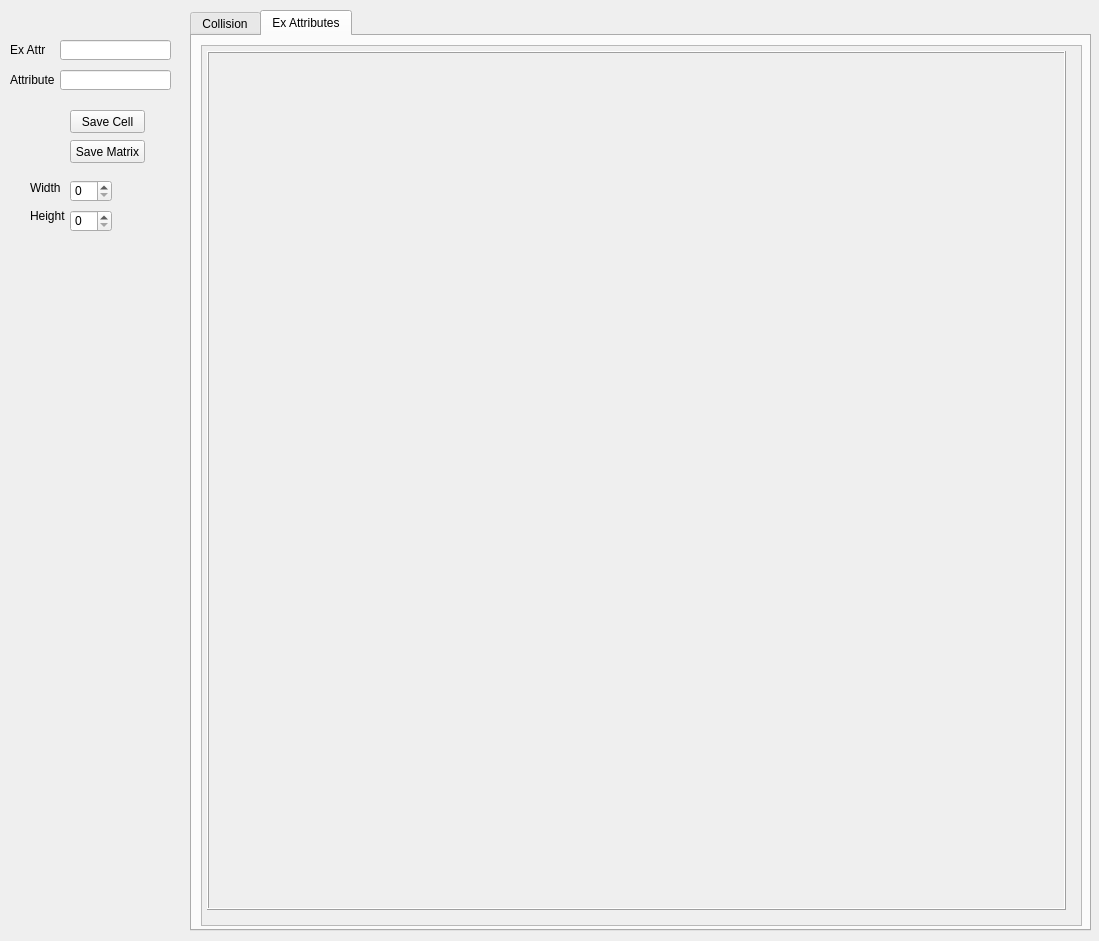
<?xml version="1.0" encoding="UTF-8"?>
<ui version="4.0">
 <class>CollisionEditor</class>
 <widget class="QWidget" name="CollisionEditor">
  <property name="geometry">
   <rect>
    <x>0</x>
    <y>0</y>
    <width>1099</width>
    <height>941</height>
   </rect>
  </property>
  <property name="windowTitle">
   <string>Form</string>
  </property>
  <widget class="QSpinBox" name="uiColHeightSB">
   <property name="geometry">
    <rect>
     <x>70</x>
     <y>210</y>
     <width>42</width>
     <height>22</height>
    </rect>
   </property>
  </widget>
  <widget class="QLabel" name="colValueLabel">
   <property name="geometry">
    <rect>
     <x>10</x>
     <y>70</y>
     <width>71</width>
     <height>20</height>
    </rect>
   </property>
   <property name="text">
    <string>Attribute</string>
   </property>
  </widget>
  <widget class="QLabel" name="colHeightLabel">
   <property name="geometry">
    <rect>
     <x>30</x>
     <y>200</y>
     <width>47</width>
     <height>31</height>
    </rect>
   </property>
   <property name="text">
    <string>Height</string>
   </property>
  </widget>
  <widget class="QLabel" name="colWidthLabel">
   <property name="geometry">
    <rect>
     <x>30</x>
     <y>172</y>
     <width>47</width>
     <height>31</height>
    </rect>
   </property>
   <property name="text">
    <string>Width</string>
   </property>
  </widget>
  <widget class="QPushButton" name="btnColSaveCell">
   <property name="geometry">
    <rect>
     <x>70</x>
     <y>110</y>
     <width>75</width>
     <height>23</height>
    </rect>
   </property>
   <property name="text">
    <string>Save Cell</string>
   </property>
  </widget>
  <widget class="QLineEdit" name="uiColValue">
   <property name="geometry">
    <rect>
     <x>60</x>
     <y>70</y>
     <width>111</width>
     <height>20</height>
    </rect>
   </property>
  </widget>
  <widget class="QSpinBox" name="uiColWidthSB">
   <property name="geometry">
    <rect>
     <x>70</x>
     <y>180</y>
     <width>42</width>
     <height>22</height>
    </rect>
   </property>
  </widget>
  <widget class="QPushButton" name="btnColSaveMatrix">
   <property name="geometry">
    <rect>
     <x>70</x>
     <y>140</y>
     <width>75</width>
     <height>23</height>
    </rect>
   </property>
   <property name="text">
    <string>Save Matrix</string>
   </property>
  </widget>
  <widget class="QTabWidget" name="tabWidget">
   <property name="geometry">
    <rect>
     <x>190</x>
     <y>10</y>
     <width>901</width>
     <height>921</height>
    </rect>
   </property>
   <property name="sizePolicy">
    <sizepolicy hsizetype="Preferred" vsizetype="Preferred">
     <horstretch>0</horstretch>
     <verstretch>0</verstretch>
    </sizepolicy>
   </property>
   <property name="currentIndex">
    <number>1</number>
   </property>
   <widget class="QWidget" name="tab">
    <attribute name="title">
     <string>Collision</string>
    </attribute>
    <widget class="QScrollArea" name="scrollArea">
     <property name="geometry">
      <rect>
       <x>9</x>
       <y>9</y>
       <width>881</width>
       <height>881</height>
      </rect>
     </property>
     <property name="verticalScrollBarPolicy">
      <enum>Qt::ScrollBarAsNeeded</enum>
     </property>
     <property name="horizontalScrollBarPolicy">
      <enum>Qt::ScrollBarAsNeeded</enum>
     </property>
     <property name="sizeAdjustPolicy">
      <enum>QAbstractScrollArea::AdjustIgnored</enum>
     </property>
     <property name="widgetResizable">
      <bool>true</bool>
     </property>
     <property name="alignment">
      <set>Qt::AlignLeading|Qt::AlignLeft|Qt::AlignTop</set>
     </property>
     <widget class="QWidget" name="scrollAreaWidgetContents">
      <property name="geometry">
       <rect>
        <x>0</x>
        <y>0</y>
        <width>879</width>
        <height>879</height>
       </rect>
      </property>
      <layout class="QVBoxLayout" name="verticalLayout_2">
       <property name="leftMargin">
        <number>5</number>
       </property>
       <property name="topMargin">
        <number>5</number>
       </property>
       <property name="rightMargin">
        <number>15</number>
       </property>
       <property name="bottomMargin">
        <number>15</number>
       </property>
       <item>
        <widget class="ClickLabel" name="uiColMap">
         <property name="sizePolicy">
          <sizepolicy hsizetype="Preferred" vsizetype="Preferred">
           <horstretch>0</horstretch>
           <verstretch>0</verstretch>
          </sizepolicy>
         </property>
         <property name="minimumSize">
          <size>
           <width>0</width>
           <height>0</height>
          </size>
         </property>
         <property name="frameShape">
          <enum>QFrame::Box</enum>
         </property>
         <property name="frameShadow">
          <enum>QFrame::Raised</enum>
         </property>
         <property name="text">
          <string/>
         </property>
         <property name="scaledContents">
          <bool>false</bool>
         </property>
         <property name="alignment">
          <set>Qt::AlignLeading|Qt::AlignLeft|Qt::AlignTop</set>
         </property>
        </widget>
       </item>
      </layout>
     </widget>
    </widget>
   </widget>
   <widget class="QWidget" name="tab_2">
    <attribute name="title">
     <string>Ex Attributes</string>
    </attribute>
    <widget class="QScrollArea" name="scrollArea_2">
     <property name="geometry">
      <rect>
       <x>9</x>
       <y>9</y>
       <width>881</width>
       <height>881</height>
      </rect>
     </property>
     <property name="verticalScrollBarPolicy">
      <enum>Qt::ScrollBarAsNeeded</enum>
     </property>
     <property name="horizontalScrollBarPolicy">
      <enum>Qt::ScrollBarAsNeeded</enum>
     </property>
     <property name="sizeAdjustPolicy">
      <enum>QAbstractScrollArea::AdjustIgnored</enum>
     </property>
     <property name="widgetResizable">
      <bool>true</bool>
     </property>
     <property name="alignment">
      <set>Qt::AlignLeading|Qt::AlignLeft|Qt::AlignTop</set>
     </property>
     <widget class="QWidget" name="scrollAreaWidgetContents_2">
      <property name="geometry">
       <rect>
        <x>0</x>
        <y>0</y>
        <width>879</width>
        <height>879</height>
       </rect>
      </property>
      <layout class="QHBoxLayout" name="horizontalLayout">
       <property name="leftMargin">
        <number>5</number>
       </property>
       <property name="topMargin">
        <number>5</number>
       </property>
       <property name="rightMargin">
        <number>15</number>
       </property>
       <property name="bottomMargin">
        <number>15</number>
       </property>
       <item>
        <widget class="ClickLabel" name="uiColExMap">
         <property name="sizePolicy">
          <sizepolicy hsizetype="Preferred" vsizetype="Preferred">
           <horstretch>0</horstretch>
           <verstretch>0</verstretch>
          </sizepolicy>
         </property>
         <property name="minimumSize">
          <size>
           <width>0</width>
           <height>0</height>
          </size>
         </property>
         <property name="frameShape">
          <enum>QFrame::Box</enum>
         </property>
         <property name="frameShadow">
          <enum>QFrame::Raised</enum>
         </property>
         <property name="text">
          <string/>
         </property>
         <property name="scaledContents">
          <bool>false</bool>
         </property>
         <property name="alignment">
          <set>Qt::AlignLeading|Qt::AlignLeft|Qt::AlignTop</set>
         </property>
        </widget>
       </item>
      </layout>
     </widget>
    </widget>
   </widget>
  </widget>
  <widget class="QLabel" name="label">
   <property name="geometry">
    <rect>
     <x>10</x>
     <y>40</y>
     <width>51</width>
     <height>20</height>
    </rect>
   </property>
   <property name="text">
    <string>Ex Attr</string>
   </property>
  </widget>
  <widget class="QLineEdit" name="uiColExValue">
   <property name="geometry">
    <rect>
     <x>60</x>
     <y>40</y>
     <width>111</width>
     <height>20</height>
    </rect>
   </property>
  </widget>
 </widget>
 <customwidgets>
  <customwidget>
   <class>ClickLabel</class>
   <extends>QLabel</extends>
   <header location="global">clicklabel.h</header>
  </customwidget>
 </customwidgets>
 <resources/>
 <connections/>
</ui>
